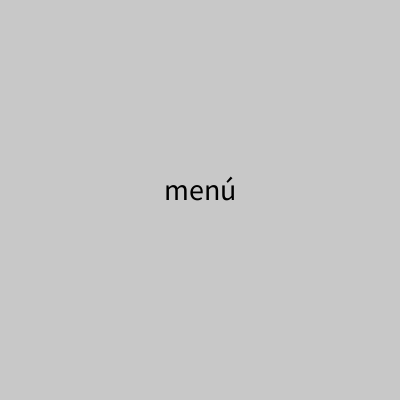
Frame 1 (no input)
Frame 60 (the mouse pressed at the canvas centre just before this capture): identical to frame 1, image omitted
Frame 120 (the mouse held since frame 60 and released just before this capture): identical to frame 1, image omitted

The Processing sketch that drew this single still picture (run headless with seeded random() and noise(); from frame 60 on, the mouse is pressed at the canvas centre):

// Processing sketch: ej09a_estados_int
// ── ej09a_estados_int.pde

// LOGICA DE ESTADOS con CONDICIONALES
// else if(...) = sino si( condicion )

int estado;
//String estado;

void setup(){
  size( 400, 400 );
  textSize( 30 );
  textAlign( CENTER );
  
  //----------!!!!!!
  estado = 0;
  //----------!!!!!!
}

void draw(){
  //-----------------------------------------------pantallas 
  //--------------------------------------------------------
  if( estado == 0 ){
    //0.menu
    background( 200 );
    fill( 0 );
    text( "menú", width/2, height/2 );
  //--------------------------------------------------------
  }else if( estado == 1 ){
    //1.juego
    noStroke();
    fill( 0, 50 );
    ellipse( random(width), random(height), 20, 20 );
  //--------------------------------------------------------
  }else if( estado == 2 ){
    //2.creditos  
    background( 50 );
    fill( 255 );
    text( "créditos", width/2, height/2 );
  }
  //--------------------------------------------------------

}

void keyPressed(){
  //paso de estado con barra espaciadora
  if( key == ' ' )
    estado = estado + 1;
  
  //si llegue al 3, reinicio ciclo estados
  if( estado == 3 )
    estado = 0;
    
  //imprimo valor de estado en consola   
  println( "estado: " + estado );
}
